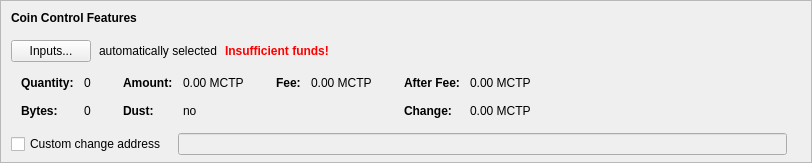
    <widget class="QFrame" name="frameCoinControl">
     <property name="sizePolicy">
      <sizepolicy hsizetype="Expanding" vsizetype="Expanding">
       <horstretch>0</horstretch>
       <verstretch>0</verstretch>
      </sizepolicy>
     </property>
     <property name="maximumSize">
      <size>
       <width>16777215</width>
       <height>16777215</height>
      </size>
     </property>
     <property name="frameShape">
      <enum>QFrame::StyledPanel</enum>
     </property>
     <property name="frameShadow">
      <enum>QFrame::Sunken</enum>
     </property>
     <layout class="QVBoxLayout" name="verticalLayoutCoinControl2">
      <property name="spacing">
       <number>0</number>
      </property>
      <property name="leftMargin">
       <number>0</number>
      </property>
      <property name="topMargin">
       <number>0</number>
      </property>
      <property name="rightMargin">
       <number>0</number>
      </property>
      <property name="bottomMargin">
       <number>6</number>
      </property>
      <item>
       <layout class="QVBoxLayout" name="verticalLayoutCoinControl" stretch="0,0,0,0,1">
        <property name="spacing">
         <number>0</number>
        </property>
        <property name="leftMargin">
         <number>10</number>
        </property>
        <property name="topMargin">
         <number>10</number>
        </property>
        <item>
         <layout class="QHBoxLayout" name="horizontalLayoutCoinControl1">
          <property name="bottomMargin">
           <number>15</number>
          </property>
          <item>
           <widget class="QLabel" name="labelCoinControlFeatures">
            <property name="sizePolicy">
             <sizepolicy hsizetype="Preferred" vsizetype="Maximum">
              <horstretch>0</horstretch>
              <verstretch>0</verstretch>
             </sizepolicy>
            </property>
            <property name="font">
             <font>
              <weight>75</weight>
              <bold>true</bold>
             </font>
            </property>
            <property name="styleSheet">
             <string notr="true">font-weight:bold;</string>
            </property>
            <property name="text">
             <string>Coin Control Features</string>
            </property>
           </widget>
          </item>
         </layout>
        </item>
        <item>
         <layout class="QHBoxLayout" name="horizontalLayoutCoinControl2" stretch="0,0,0,0">
          <property name="spacing">
           <number>8</number>
          </property>
          <property name="bottomMargin">
           <number>10</number>
          </property>
          <item>
           <widget class="QPushButton" name="pushButtonCoinControl">
            <property name="styleSheet">
             <string notr="true"/>
            </property>
            <property name="text">
             <string>Inputs...</string>
            </property>
            <property name="autoDefault">
             <bool>false</bool>
            </property>
           </widget>
          </item>
          <item>
           <widget class="QLabel" name="labelCoinControlAutomaticallySelected">
            <property name="text">
             <string>automatically selected</string>
            </property>
            <property name="margin">
             <number>5</number>
            </property>
           </widget>
          </item>
          <item>
           <widget class="QLabel" name="labelCoinControlInsuffFunds">
            <property name="font">
             <font>
              <weight>75</weight>
              <bold>true</bold>
             </font>
            </property>
            <property name="styleSheet">
             <string notr="true">color:red;font-weight:bold;</string>
            </property>
            <property name="text">
             <string>Insufficient funds!</string>
            </property>
            <property name="margin">
             <number>5</number>
            </property>
           </widget>
          </item>
          <item>
           <spacer name="horizontalSpacerCoinControl">
            <property name="orientation">
             <enum>Qt::Horizontal</enum>
            </property>
            <property name="sizeHint" stdset="0">
             <size>
              <width>40</width>
              <height>1</height>
             </size>
            </property>
           </spacer>
          </item>
         </layout>
        </item>
        <item>
         <widget class="QWidget" name="widgetCoinControl" native="true">
          <property name="sizePolicy">
           <sizepolicy hsizetype="Preferred" vsizetype="Preferred">
            <horstretch>0</horstretch>
            <verstretch>0</verstretch>
           </sizepolicy>
          </property>
          <property name="minimumSize">
           <size>
            <width>0</width>
            <height>0</height>
           </size>
          </property>
          <property name="styleSheet">
           <string notr="true"/>
          </property>
          <layout class="QHBoxLayout" name="horizontalLayoutCoinControl5">
           <property name="leftMargin">
            <number>0</number>
           </property>
           <property name="topMargin">
            <number>0</number>
           </property>
           <property name="rightMargin">
            <number>0</number>
           </property>
           <property name="bottomMargin">
            <number>0</number>
           </property>
           <item>
            <layout class="QHBoxLayout" name="horizontalLayoutCoinControl3" stretch="0,0,0,1">
             <property name="spacing">
              <number>20</number>
             </property>
             <property name="topMargin">
              <number>0</number>
             </property>
             <property name="bottomMargin">
              <number>10</number>
             </property>
             <item>
              <layout class="QFormLayout" name="formLayoutCoinControl1">
               <property name="horizontalSpacing">
                <number>10</number>
               </property>
               <property name="verticalSpacing">
                <number>14</number>
               </property>
               <property name="leftMargin">
                <number>10</number>
               </property>
               <property name="topMargin">
                <number>4</number>
               </property>
               <property name="rightMargin">
                <number>6</number>
               </property>
               <item row="0" column="0">
                <widget class="QLabel" name="labelCoinControlQuantityText">
                 <property name="font">
                  <font>
                   <weight>75</weight>
                   <bold>true</bold>
                  </font>
                 </property>
                 <property name="text">
                  <string>Quantity:</string>
                 </property>
                 <property name="margin">
                  <number>0</number>
                 </property>
                </widget>
               </item>
               <item row="0" column="1">
                <widget class="QLabel" name="labelCoinControlQuantity">
                 <property name="cursor">
                  <cursorShape>IBeamCursor</cursorShape>
                 </property>
                 <property name="contextMenuPolicy">
                  <enum>Qt::ActionsContextMenu</enum>
                 </property>
                 <property name="text">
                  <string notr="true">0</string>
                 </property>
                 <property name="margin">
                  <number>0</number>
                 </property>
                 <property name="textInteractionFlags">
                  <set>Qt::LinksAccessibleByMouse|Qt::TextSelectableByKeyboard|Qt::TextSelectableByMouse</set>
                 </property>
                </widget>
               </item>
               <item row="1" column="0">
                <widget class="QLabel" name="labelCoinControlBytesText">
                 <property name="font">
                  <font>
                   <weight>75</weight>
                   <bold>true</bold>
                  </font>
                 </property>
                 <property name="text">
                  <string>Bytes:</string>
                 </property>
                </widget>
               </item>
               <item row="1" column="1">
                <widget class="QLabel" name="labelCoinControlBytes">
                 <property name="cursor">
                  <cursorShape>IBeamCursor</cursorShape>
                 </property>
                 <property name="contextMenuPolicy">
                  <enum>Qt::ActionsContextMenu</enum>
                 </property>
                 <property name="text">
                  <string notr="true">0</string>
                 </property>
                 <property name="textInteractionFlags">
                  <set>Qt::LinksAccessibleByMouse|Qt::TextSelectableByKeyboard|Qt::TextSelectableByMouse</set>
                 </property>
                </widget>
               </item>
              </layout>
             </item>
             <item>
              <layout class="QFormLayout" name="formLayoutCoinControl2">
               <property name="horizontalSpacing">
                <number>10</number>
               </property>
               <property name="verticalSpacing">
                <number>14</number>
               </property>
               <property name="leftMargin">
                <number>6</number>
               </property>
               <property name="topMargin">
                <number>4</number>
               </property>
               <property name="rightMargin">
                <number>6</number>
               </property>
               <item row="0" column="0">
                <widget class="QLabel" name="labelCoinControlAmountText">
                 <property name="font">
                  <font>
                   <weight>75</weight>
                   <bold>true</bold>
                  </font>
                 </property>
                 <property name="text">
                  <string>Amount:</string>
                 </property>
                 <property name="margin">
                  <number>0</number>
                 </property>
                </widget>
               </item>
               <item row="0" column="1">
                <widget class="QLabel" name="labelCoinControlAmount">
                 <property name="cursor">
                  <cursorShape>IBeamCursor</cursorShape>
                 </property>
                 <property name="contextMenuPolicy">
                  <enum>Qt::ActionsContextMenu</enum>
                 </property>
                 <property name="text">
                  <string notr="true">0.00 MCTP</string>
                 </property>
                 <property name="textInteractionFlags">
                  <set>Qt::LinksAccessibleByMouse|Qt::TextSelectableByKeyboard|Qt::TextSelectableByMouse</set>
                 </property>
                </widget>
               </item>
               <item row="1" column="0">
                <widget class="QLabel" name="labelCoinControlLowOutputText">
                 <property name="font">
                  <font>
                   <weight>75</weight>
                   <bold>true</bold>
                  </font>
                 </property>
                 <property name="text">
                  <string>Dust:</string>
                 </property>
                </widget>
               </item>
               <item row="1" column="1">
                <widget class="QLabel" name="labelCoinControlLowOutput">
                 <property name="cursor">
                  <cursorShape>IBeamCursor</cursorShape>
                 </property>
                 <property name="contextMenuPolicy">
                  <enum>Qt::ActionsContextMenu</enum>
                 </property>
                 <property name="text">
                  <string notr="true">no</string>
                 </property>
                 <property name="textInteractionFlags">
                  <set>Qt::LinksAccessibleByMouse|Qt::TextSelectableByKeyboard|Qt::TextSelectableByMouse</set>
                 </property>
                </widget>
               </item>
              </layout>
             </item>
             <item>
              <layout class="QFormLayout" name="formLayoutCoinControl3">
               <property name="horizontalSpacing">
                <number>10</number>
               </property>
               <property name="verticalSpacing">
                <number>14</number>
               </property>
               <property name="leftMargin">
                <number>6</number>
               </property>
               <property name="topMargin">
                <number>4</number>
               </property>
               <property name="rightMargin">
                <number>6</number>
               </property>
               <item row="0" column="0">
                <widget class="QLabel" name="labelCoinControlFeeText">
                 <property name="font">
                  <font>
                   <weight>75</weight>
                   <bold>true</bold>
                  </font>
                 </property>
                 <property name="text">
                  <string>Fee:</string>
                 </property>
                 <property name="margin">
                  <number>0</number>
                 </property>
                </widget>
               </item>
               <item row="0" column="1">
                <widget class="QLabel" name="labelCoinControlFee">
                 <property name="cursor">
                  <cursorShape>IBeamCursor</cursorShape>
                 </property>
                 <property name="contextMenuPolicy">
                  <enum>Qt::ActionsContextMenu</enum>
                 </property>
                 <property name="text">
                  <string notr="true">0.00 MCTP</string>
                 </property>
                 <property name="textInteractionFlags">
                  <set>Qt::LinksAccessibleByMouse|Qt::TextSelectableByKeyboard|Qt::TextSelectableByMouse</set>
                 </property>
                </widget>
               </item>
              </layout>
             </item>
             <item>
              <layout class="QFormLayout" name="formLayoutCoinControl4">
               <property name="horizontalSpacing">
                <number>10</number>
               </property>
               <property name="verticalSpacing">
                <number>14</number>
               </property>
               <property name="leftMargin">
                <number>6</number>
               </property>
               <property name="topMargin">
                <number>4</number>
               </property>
               <property name="rightMargin">
                <number>6</number>
               </property>
               <item row="0" column="0">
                <widget class="QLabel" name="labelCoinControlAfterFeeText">
                 <property name="font">
                  <font>
                   <weight>75</weight>
                   <bold>true</bold>
                  </font>
                 </property>
                 <property name="text">
                  <string>After Fee:</string>
                 </property>
                 <property name="margin">
                  <number>0</number>
                 </property>
                </widget>
               </item>
               <item row="0" column="1">
                <widget class="QLabel" name="labelCoinControlAfterFee">
                 <property name="cursor">
                  <cursorShape>IBeamCursor</cursorShape>
                 </property>
                 <property name="contextMenuPolicy">
                  <enum>Qt::ActionsContextMenu</enum>
                 </property>
                 <property name="text">
                  <string notr="true">0.00 MCTP</string>
                 </property>
                 <property name="textInteractionFlags">
                  <set>Qt::LinksAccessibleByMouse|Qt::TextSelectableByKeyboard|Qt::TextSelectableByMouse</set>
                 </property>
                </widget>
               </item>
               <item row="1" column="0">
                <widget class="QLabel" name="labelCoinControlChangeText">
                 <property name="font">
                  <font>
                   <weight>75</weight>
                   <bold>true</bold>
                  </font>
                 </property>
                 <property name="text">
                  <string>Change:</string>
                 </property>
                </widget>
               </item>
               <item row="1" column="1">
                <widget class="QLabel" name="labelCoinControlChange">
                 <property name="cursor">
                  <cursorShape>IBeamCursor</cursorShape>
                 </property>
                 <property name="contextMenuPolicy">
                  <enum>Qt::ActionsContextMenu</enum>
                 </property>
                 <property name="text">
                  <string notr="true">0.00 MCTP</string>
                 </property>
                 <property name="textInteractionFlags">
                  <set>Qt::LinksAccessibleByMouse|Qt::TextSelectableByKeyboard|Qt::TextSelectableByMouse</set>
                 </property>
                </widget>
               </item>
              </layout>
             </item>
            </layout>
           </item>
          </layout>
         </widget>
        </item>
        <item>
         <layout class="QHBoxLayout" name="horizontalLayoutCoinControl4" stretch="0,0,0">
          <property name="spacing">
           <number>12</number>
          </property>
          <property name="sizeConstraint">
           <enum>QLayout::SetDefaultConstraint</enum>
          </property>
          <property name="topMargin">
           <number>5</number>
          </property>
          <property name="rightMargin">
           <number>5</number>
          </property>
          <item>
           <widget class="QCheckBox" name="checkBoxCoinControlChange">
            <property name="toolTip">
             <string>If this is activated, but the change address is empty or invalid, change will be sent to a newly generated address.</string>
            </property>
            <property name="text">
             <string>Custom change address</string>
            </property>
           </widget>
          </item>
          <item>
           <widget class="QValidatedLineEdit" name="lineEditCoinControlChange">
            <property name="enabled">
             <bool>false</bool>
            </property>
            <property name="sizePolicy">
             <sizepolicy hsizetype="Expanding" vsizetype="Fixed">
              <horstretch>0</horstretch>
              <verstretch>0</verstretch>
             </sizepolicy>
            </property>
           </widget>
          </item>
          <item>
           <widget class="QLabel" name="labelCoinControlChangeLabel">
            <property name="sizePolicy">
             <sizepolicy hsizetype="Preferred" vsizetype="Expanding">
              <horstretch>0</horstretch>
              <verstretch>0</verstretch>
             </sizepolicy>
            </property>
            <property name="minimumSize">
             <size>
              <width>0</width>
              <height>0</height>
             </size>
            </property>
            <property name="text">
             <string/>
            </property>
            <property name="margin">
             <number>3</number>
            </property>
           </widget>
          </item>
         </layout>
        </item>
        <item>
         <spacer name="verticalSpacerCoinControl">
          <property name="orientation">
           <enum>Qt::Vertical</enum>
          </property>
          <property name="sizeHint" stdset="0">
           <size>
            <width>800</width>
            <height>1</height>
           </size>
          </property>
         </spacer>
        </item>
       </layout>
      </item>
     </layout>
    </widget>
